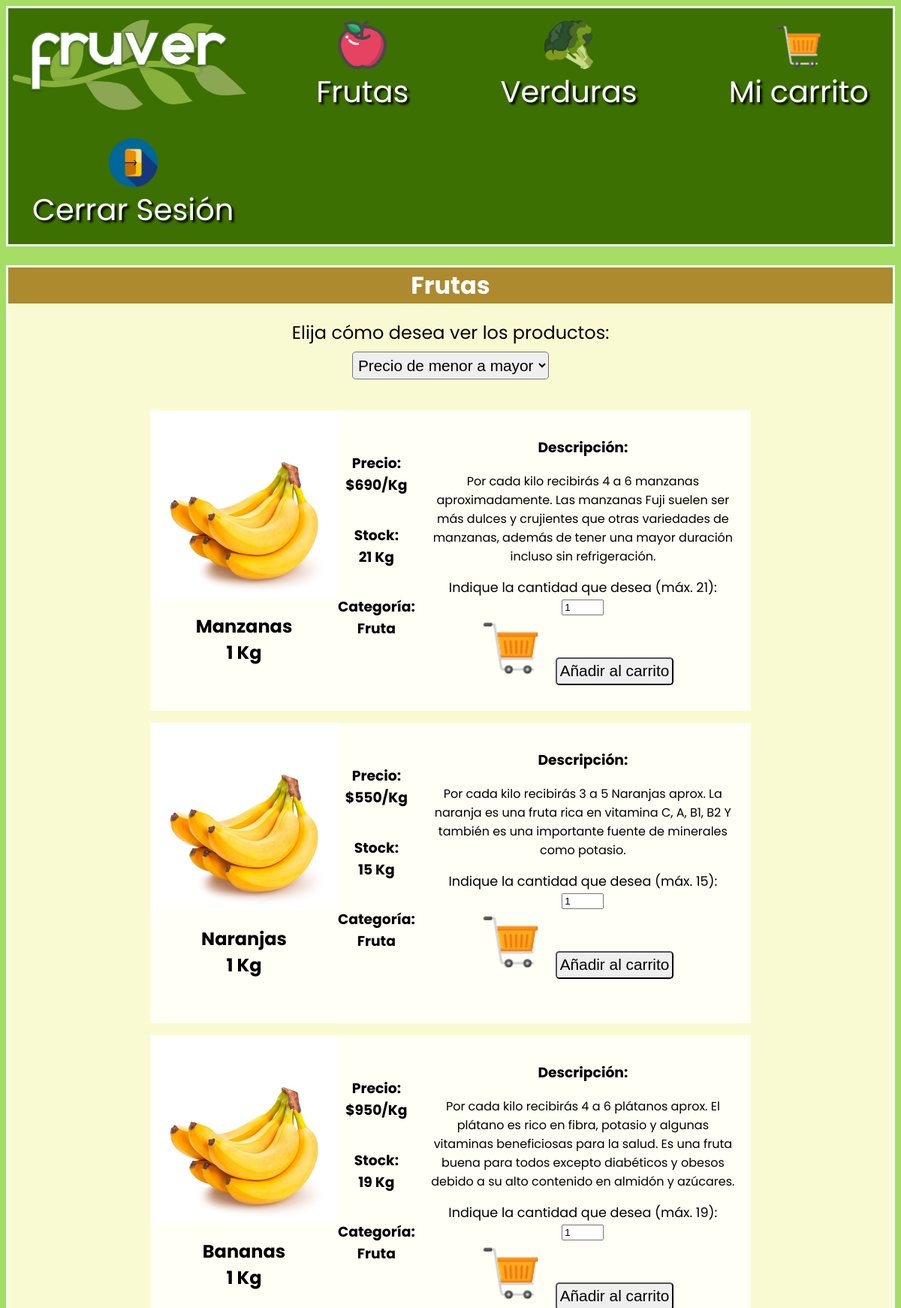
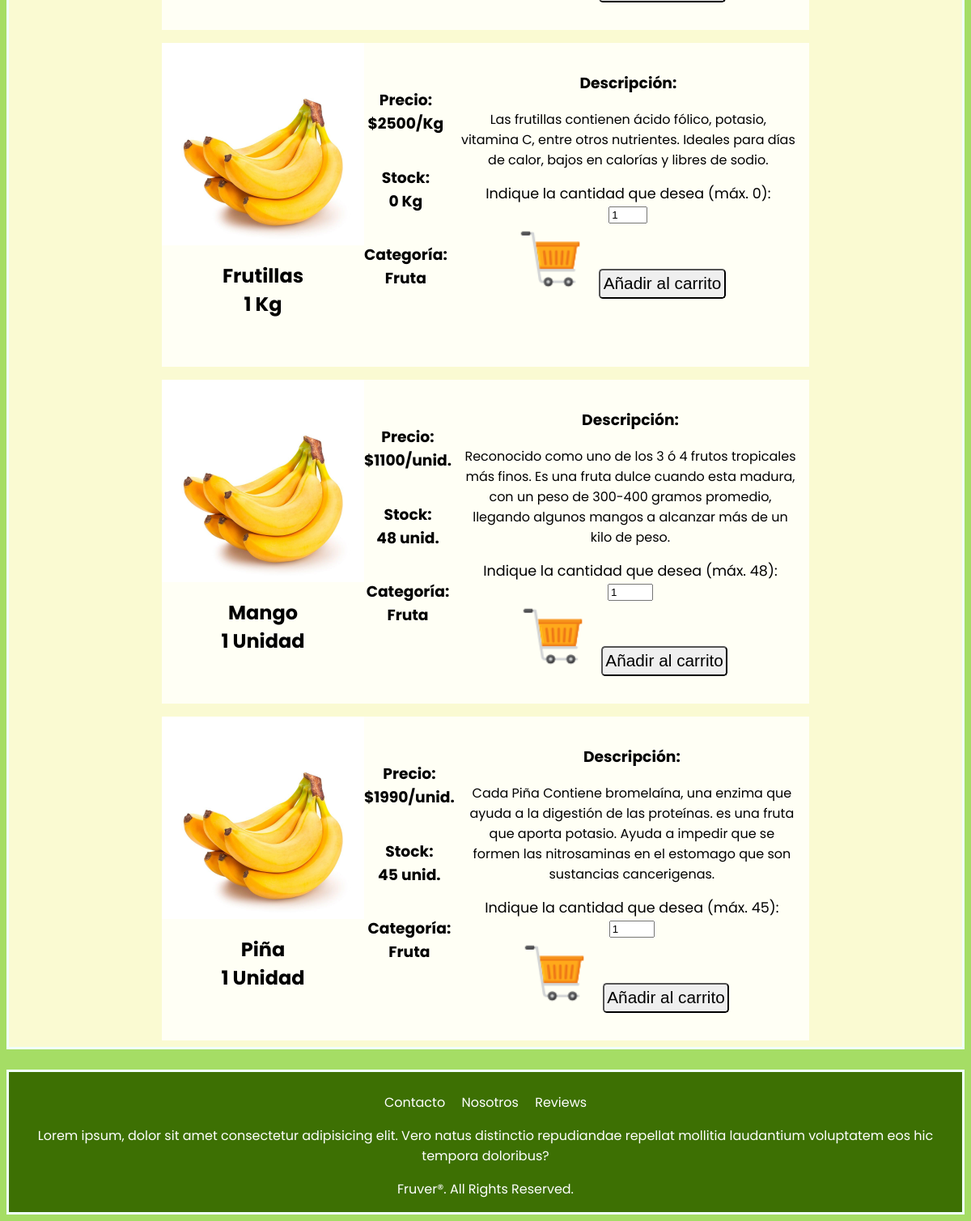
The page /pedidos/frutas/ (signed in) on the database its author committed (2 pictures, top to bottom).
### Productos/models.py (models this page shows, shortened)
class Producto(models.Model):
    nombre_producto = models.CharField(max_length=30)
    tipo_producto = models.CharField(max_length=20)
    precio_producto = models.IntegerField(default=0)
    modo_venta = models.CharField(max_length=30)
    stock_producto = models.IntegerField(default=0)
    descripcion_producto = models.CharField(max_length=255)

### Pedidos/views.py (the view)
# urls.py: path('frutas/', views.frutas, name='fruver-frutas'), #Sección de frutas a la venta
def frutas(request):
    frutas = Producto.objects.filter(tipo_producto='Fruta')
    context = {'frutas': frutas}
    return render(request, 'Pedidos/frutas.html', context)

### Pedidos/context_processor.py (called while the page is built)
def total_pedido(request):
    total = 0
    if request.user.is_authenticated:
        if "carrito" in request.session.keys():
            for key, value in request.session["carrito"].items():
                total += int(value["subtotal"])
    return {"total_pedido": total}

### Pedidos/templates/Pedidos/frutas.html (shortened to what this page needs)
{% extends "Home/base.html" %}
{% load static %}
{% block stylesheet %}
<link rel="stylesheet" href="{% static 'Pedidos/styles/frutas.css' %}">
{% endblock stylesheet %}
{% block content %}
    <h1>Frutas</h1>
    <section class="combobox" >
        <label for="ordenar">Elija cómo desea ver los productos:</label><br>
        <select name="ordenar" id="ordenar">
            <option value="1">Precio de menor a mayor</option>
        </select><br><br>
    </section>
    <section class="productoss" >
        {% for fruta in frutas %}
            <div class="producto">
                <div class="box1">
                    <img src="{% static 'Pedidos/images/fruits/bananas.jpg' %}" alt={{fruta.nombre_producto}} width="250" height="250">
                    <h2>{{fruta.nombre_producto}}<br>1 {{fruta.modo_venta}}</h2>
                </div>
                <div class="box2">
                    <h3>Precio:<br>${{fruta.precio_producto}}{% if fruta.modo_venta == 'Kg'%}/Kg{% elif fruta.modo_venta == 'Unidad'%}/unid.{% endif %}</h3>
                    <h3>Stock:<br>{{fruta.stock_producto}} {% if fruta.modo_venta == 'Kg'%}Kg{% elif fruta.modo_venta == 'Unidad'%}unid.{% endif %}</h3>
                    <h3>Categoría:<br>{{fruta.tipo_producto}}</h3>
                </div>
                <div class="box3">
                    <h3>Descripción:</h3>
                    <p>{{fruta.descripcion_producto}}</p>
                    <form action="{% url 'fruver-agregarproducto' fruta.id %}" method="POST">
                        <label class="cantidad" for="cantidad">Indique la cantidad que desea (máx. {{fruta.stock_producto}}):</label><br>
                        <input type="number" name="cantidad" id="cantidad" value="1" min="1" max={{fruta.stock_producto}} width="1"><br>
                        <img src="{% static 'Home/images/navbar/cart.png' %}" alt="Carrito de compras" width="80" height="80">
                        <button type="submit" class="addcart">Añadir al carrito</button>
                    </form>
                </div>
            </div>
        {% endfor %}
    </section>
{% endblock content %}

### Home/static/Home/styles/base.css (style rules this page uses)
body { font-family: 'Poppins', sans-serif; background-color: #a5dd65; }

### Pedidos/static/Pedidos/styles/frutas.css (style rules this page uses)
h1 { background-color: rgb(172, 138, 45); color: white; margin-top: 0rem; }
label { font-size: 1.5rem; }
select { margin: 0.5rem; padding: 0.3rem 0.2rem; font-size: 1.3rem; border-radius: 0.3rem; }
.productoss { display: flex; flex-flow: row wrap; justify-content: center; align-items: center; }
.producto { background-color: rgb(255, 255, 245); width: 50rem; height: 25rem; margin: 0.5rem; display: flex; }
.box1 { display: flex; flex-flow: column wrap; }
.box2 { display: flex; flex-flow: column wrap; }
.box3 { margin: 1rem 1rem; font-size: 1rem; }
.cantidad { font-size: 1.1rem; }
.addcart { margin: 1rem; padding: 0.3rem 0.2rem; font-size: 1.3rem; border-radius: 0.3rem; }

### rows shown on the page
Producto: nombre_producto "Manzanas", modo_venta "Kg", precio_producto "690", shows "/Kg", stock_producto "21", tipo_producto "Fruta", descripcion_producto "Por cada kilo recibirás 4 a 6 manzanas aproximadamente. Las manzanas Fuji suelen ser más dulces y crujientes que otras variedades de manzanas, además de tener una mayor duración incluso sin refrigeración."
Producto: nombre_producto "Naranjas", modo_venta "Kg", precio_producto "550", shows "/Kg", stock_producto "15", tipo_producto "Fruta", descripcion_producto "Por cada kilo recibirás 3 a 5 Naranjas aprox. La naranja es una fruta rica en vitamina C, A, B1, B2 Y también es una importante fuente de minerales como potasio."
Producto: nombre_producto "Bananas", modo_venta "Kg", precio_producto "950", shows "/Kg", stock_producto "19", tipo_producto "Fruta", descripcion_producto "Por cada kilo recibirás 4 a 6 plátanos aprox. El plátano es rico en fibra, potasio y algunas vitaminas beneficiosas para la salud. Es una fruta buena para todos excepto diabéticos y obesos debido a su alto contenido en almidón y azúcares."
Producto: nombre_producto "Frutillas", modo_venta "Kg", precio_producto "2500", shows "/Kg", stock_producto "0", tipo_producto "Fruta", descripcion_producto "Las frutillas contienen ácido fólico, potasio, vitamina C, entre otros nutrientes. Ideales para días de calor, bajos en calorías y libres de sodio."
Producto: nombre_producto "Mango", modo_venta "Unidad", precio_producto "1100", shows "/unid.", stock_producto "48", tipo_producto "Fruta", descripcion_producto "Reconocido como uno de los 3 ó 4 frutos tropicales más finos. Es una fruta dulce cuando esta madura, con un peso de 300-400 gramos promedio, llegando algunos mangos a alcanzar más de un kilo de peso."
Producto: nombre_producto "Piña", modo_venta "Unidad", precio_producto "1990", shows "/unid.", stock_producto "45", tipo_producto "Fruta", descripcion_producto "Cada Piña Contiene bromelaína, una enzima que ayuda a la digestión de las proteínas. es una fruta que aporta potasio. Ayuda a impedir que se formen las nitrosaminas en el estomago que son sustancias cancerigenas."
